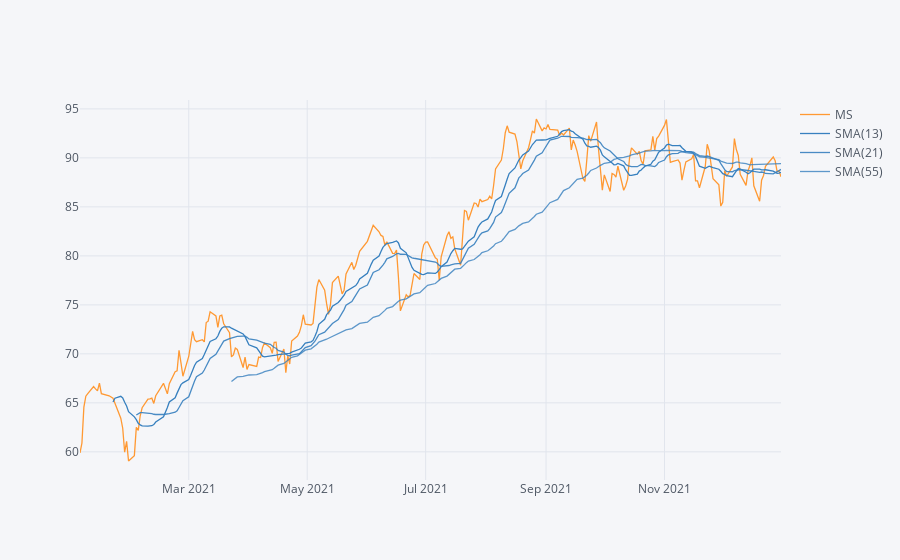

Notebook source saved alongside this figure:
### Markdown cell above
** Use .ta_plot(study='sma') to create a Simple Moving Averages plot of Morgan Stanley for the year 2021.**

### Code cell
MS['Close'].loc['2021-01-01':'2022-01-01'].ta_plot(study='sma',periods=[13,21,55],title='Simple Moving Averages')

### Figure 1 — Plotly figure (JSON) as saved in the notebook; plotly's stock layout.template omitted (floating-point values rounded to 4 significant figures; data arrays with more than 128 entries replaced by an {"elided": "..."} marker saying what was removed)
{"data": [{"line": {"color": "rgba(255, 153, 51, 1.0)", "dash": "solid", "shape": "linear", "width": 1.3}, "mode": "lines", "name": "MS", "text": "", "type": "scatter", "x": {"elided": "252 str values"}, "y": {"elided": "252 float values"}}, {"line": {"color": "rgba(55, 128, 191, 1.0)", "dash": "solid", "shape": "linear", "width": 1.3}, "mode": "lines", "name": "SMA(13)", "text": "", "type": "scatter", "x": {"elided": "252 str values"}, "y": {"elided": "252 mixed values"}}, {"line": {"color": "rgba(55, 128, 191, 0.8999999999999999)", "dash": "solid", "shape": "linear", "width": 1.3}, "mode": "lines", "name": "SMA(21)", "text": "", "type": "scatter", "x": {"elided": "252 str values"}, "y": {"elided": "252 mixed values"}}, {"line": {"color": "rgba(55, 128, 191, 0.7999999999999998)", "dash": "solid", "shape": "linear", "width": 1.3}, "mode": "lines", "name": "SMA(55)", "text": "", "type": "scatter", "x": {"elided": "252 str values"}, "y": {"elided": "252 mixed values"}}], "layout": {"legend": {"bgcolor": "#F5F6F9", "font": {"color": "#4D5663"}}, "paper_bgcolor": "#F5F6F9", "plot_bgcolor": "#F5F6F9", "title": {"font": {"color": "#4D5663"}}, "xaxis": {"autorange": true, "gridcolor": "#E1E5ED", "range": ["2021-01-04", "2021-12-31"], "showgrid": true, "tickfont": {"color": "#4D5663"}, "title": {"font": {"color": "#4D5663"}, "text": ""}, "type": "date", "zerolinecolor": "#E1E5ED"}, "yaxis": {"autorange": true, "gridcolor": "#E1E5ED", "range": [57.12, 95.91], "showgrid": true, "tickfont": {"color": "#4D5663"}, "title": {"font": {"color": "#4D5663"}, "text": ""}, "type": "linear", "zerolinecolor": "#E1E5ED"}}}
